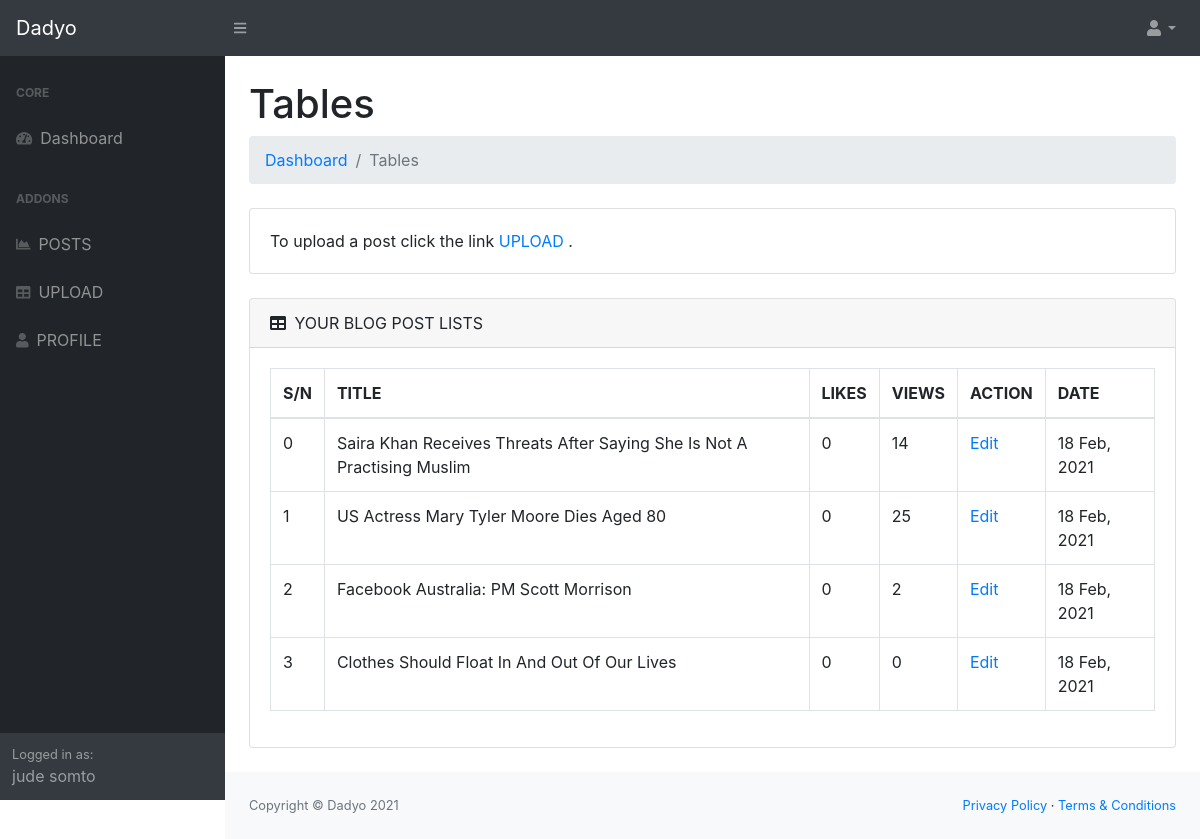
The app's page /users/posts.php (signed in), older data.
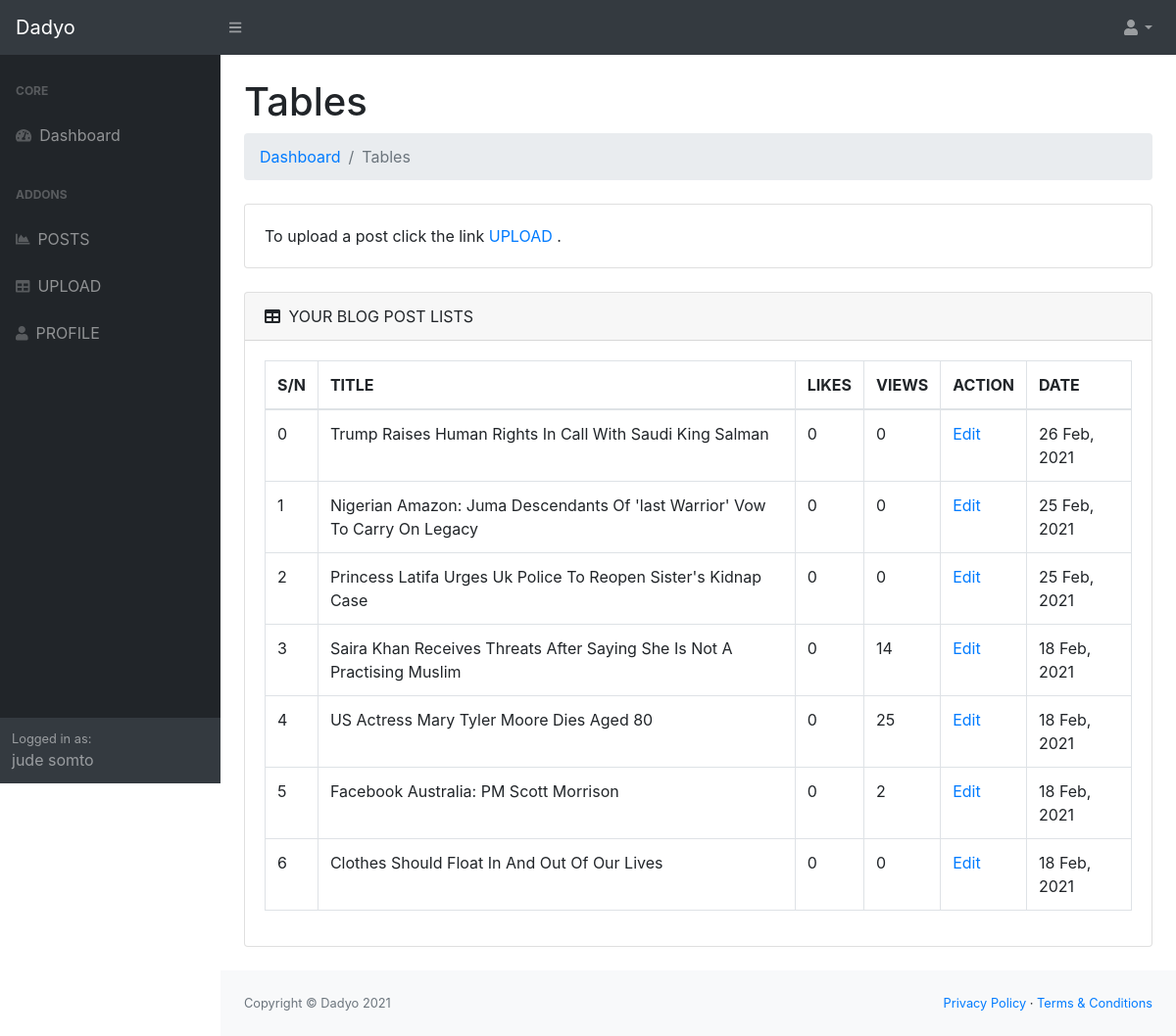
The same page, newer data.
### tables this page shows
CREATE TABLE `article` (
  `id` int(11) NOT NULL,
  `title` varchar(200) NOT NULL,
  `content` text NOT NULL,
  `category_id` int(11) NOT NULL DEFAULT 0,
  `image` varchar(200) NOT NULL,
  `likes` int(11) NOT NULL DEFAULT 0,
  `views` int(11) NOT NULL DEFAULT 0,
  `user_id` int(11) NOT NULL,
  `published_status` int(11) NOT NULL DEFAULT 1,
  `created_at` timestamp NOT NULL DEFAULT current_timestamp(),
  `updated_at` timestamp NOT NULL DEFAULT current_timestamp()
);

### controllers/functions.php (called while the page is built, shortened)
<?php
function selectMultipleData($tableName,$colums = "*", $where = "",$orderBy = "",$order = "DESC",$limit = ''){
  global $conn;
  $where = !empty($where) ? " WHERE ".$where : $where;
  $orderBy = !empty($orderBy) ? " ORDER BY ".$orderBy." $order" : $orderBy;
  $sql = "SELECT $colums FROM $tableName $where  $orderBy $limit";
  $result = $conn->query($sql);
  if($result->num_rows > 0){
    $data = [];
    while($row = $result->fetch_assoc()){
      $data[] = (object) $row;
    }
    return $data;
  }else{
    return [];
  }
}

### users/posts.php (the view, shortened to what this page needs)
<?php
require_once "../DB.php";
require_once "../controllers/functions.php";
$posts = selectMultipleData("article","*","","created_at","DESC");
?>
<!DOCTYPE html>
<html lang="en">
    <head>
        <?php require_once "includes/css.php"; ?>
    </head>
    <body class="sb-nav-fixed">
    <?php require_once "includes/top-bar.php"; ?>
        <div id="layoutSidenav">
        <?php require_once "includes/side-bar.php"; ?>
            <div id="layoutSidenav_content">
                <main>
                    <div class="container-fluid">
                        <h1 class="mt-4">Tables</h1>
                        <ol class="breadcrumb mb-4">
                            <li class="breadcrumb-item"><a href="index.html">Dashboard</a></li>
                            <li class="breadcrumb-item active">Tables</li>
                        </ol>
                        <div class="card mb-4">
                            <div class="card-body">
                               To upload a post click the link
                                <a  href="<?=APP_PATH?>users/upload.php">UPLOAD</a>
                                .
                            </div>
                        </div>
                        <div class="card mb-4">
                            <div class="card-header">
                                <i class="fas fa-table mr-1"></i>
                                YOUR  BLOG POST LISTS
                            </div>
                            <div class="card-body">
                                <div class="table-responsive">
                                <?php if(!empty($posts)){ ?>
                                    <table class="table table-bordered" id="dataTable" width="100%" cellspacing="0">
                                        <thead>
                                            <tr>
                                                <th>S/N</th>
                                                <th>TITLE</th>
                                                <th>LIKES</th>
                                                <th>VIEWS</th>
                                                <th>ACTION</th>
                                                <th>DATE</th>
                                            </tr>
                                        </thead>
                                        <tbody>
                                        <?php foreach ($posts as $key => $value) {?>
                                            <tr>
                                                <td><?=$key?></td>
                                                <td><?=ucwords($value->title)?></td>
                                                <td><?=$value->likes?></td>
                                                <td><?=$value->views?></td>
                                                <td><a href="<?=APP_PATH?>users/edit-post.php?id=<?=$value->id?>">Edit</a></td>
                                                <td><?=date("d M, Y",strtotime($value->created_at))?></td>
                                            </tr>
                                         <?php   } ?>
                                       </tbody>
                                    </table>
                                <?php }?>
                                </div>
                            </div>
                        </div>
                    </div>
                </main>
                <?php require_once "includes/footer.php"; ?>
            </div>
        </div>
    </body>
</html>

Row changes from the older to the newer data that the page shows:
added article: key "0", title "Trump Raises Human Rights In Call With Saudi King Salman", likes "0", views "0", created_at "26 Feb, 2021"
added article: key "1", title "Nigerian Amazon: Juma Descendants Of 'last Warrior' Vow To Carry On Legacy", likes "0", views "0", created_at "25 Feb, 2021"
added article: key "2", title "Princess Latifa Urges Uk Police To Reopen Sister's Kidnap Case", likes "0", views "0", created_at "25 Feb, 2021"
computed for article "Saira Khan Receives Threats After Saying She Is Not A Practising Muslim": key "0" → "3"
computed for article "US Actress Mary Tyler Moore Dies Aged 80": key "1" → "4"
computed for article "Facebook Australia: PM Scott Morrison": key "2" → "5"
computed for article "Clothes Should Float In And Out Of Our Lives": key "3" → "6"
